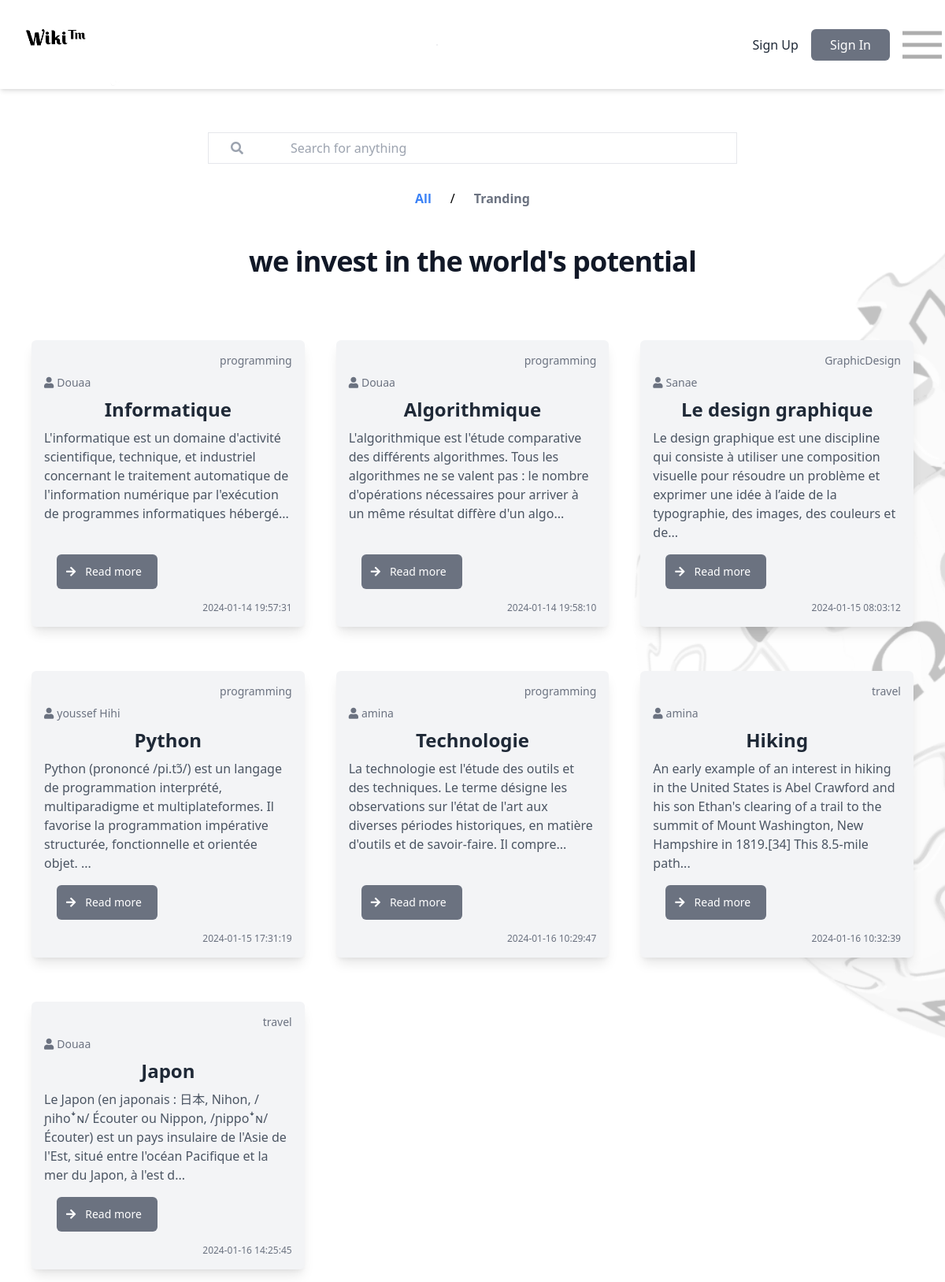
The app's page /views/home.php with its own data.
### tables this page shows
CREATE TABLE `wikis` (
  `idWiki` int NOT NULL,
  `name_Wiki` varchar(200) DEFAULT NULL,
  `contenu` varchar(2000) DEFAULT NULL,
  `date` timestamp NULL DEFAULT NULL,
  `statut` tinyint(1) DEFAULT NULL,
  `id` int DEFAULT NULL,
  `idCategorie` int DEFAULT NULL
);

CREATE TABLE `categories` (
  `id_Categorie` int NOT NULL,
  `name_Categorie` varchar(255) DEFAULT NULL,
  `date` timestamp NOT NULL
);

CREATE TABLE `utilisateurs` (
  `id` int NOT NULL,
  `name` varchar(255) DEFAULT NULL,
  `email` varchar(255) DEFAULT NULL,
  `password` varchar(255) DEFAULT NULL,
  `role` varchar(255) DEFAULT NULL
);

### config/config.php (called while the page is built, shortened)
<?php
class Database {
    private static $instance;
    private $connection;
    private function __construct() {
        $this->connection = new PDO("mysql:host=localhost;dbname=wiki", "root","");
        $this->connection->setAttribute(PDO::ATTR_ERRMODE, PDO::ERRMODE_EXCEPTION);
    }
    public static function getInstance() {
        if (!self::$instance) {
            self::$instance = new Database();
        }
        return self::$instance;
    }
    public function getConnection() {
        return $this->connection;
    }
}

### Controllers/Home.php (called while the page is built, shortened)
<?php
require_once '../Models/User.php';
        class WikisController{
            private $wikiModel;
            public function __construct(){
            $this->wikiModel= new WikisModel();
            }
            public function getAllWikis() {
                $wikis = $this->wikiModel->getAllwikis();
                return $wikis;
            }
        }
?>

### Models/User.php (called while the page is built, shortened)
<?php
require_once '../config/config.php';
class WikisModel{
    private $connection;
    public function __construct() {
        $this->connection = Database::getInstance()->getConnection();
    }
    public function getAllwikis(){
        try {
            $query = "SELECT wikis.*, categories.name_Categorie, utilisateurs.name, utilisateurs.role FROM wikis
                      JOIN categories ON categories.id_Categorie = wikis.idCategorie
                      JOIN utilisateurs ON utilisateurs.id = wikis.id WHERE wikis.statut= 0 ";
            $stm = $this->connection->prepare($query);
            $stm->execute();
            $result = $stm->fetchAll(PDO::FETCH_ASSOC);
            return $result;
        } catch (PDOException $e) {
            echo $e->getMessage();
            return false;
        }
    }
    }

### views/home.php (the view, shortened to what this page needs)
<?php
require_once '../Controllers/Home.php';
$wikiController = new WikisController();
$Wikis = $wikiController->getAllwikis();
?>
<!DOCTYPE html>
<html lang="en">
<head>
    <link href="https://cdn.jsdelivr.net/npm/tailwindcss@2.2.19/dist/tailwind.min.css" rel="stylesheet">
    <link rel="stylesheet" href="https://cdnjs.cloudflare.com/ajax/libs/font-awesome/5.15.3/css/all.min.css">
    <link rel="stylesheet" href="../public/css/style.css">
</head>
<body class="bg-no-repeat bg-right bg-fixed" style="background-image: url('../public/image/wikiii.png'); background-size: contain;">
    <div class=" h-32">
        <div id="navbar" class="flex justify-between items-center bg-fixed bg-white p-1 shadow-md">
        <a href="index.php">
    <img src="../public/image/logo.png" alt="logo" width="150px" height="100px">
</a>
            <div class="max-w-2xl flex space-x-4 border rounded-xl overflow-hidden">
            </div>
            <div class="flex items-center space-x-4">
                <a href="Register.php" class="text-gray-800 hover:text-gray-600">Sign Up</a>
                <a href="Register.php">
                    <button class="bg-gray-500 text-white p-3 md:px-6 md:py-2 rounded-md hover:bg-gray-700 transition duration-300">
                        Sign In
                    </button>
                </a>
                <img src="../public/image/menu.png" alt="burger_menu" id="iconMenu" class="text-2xl text-black cursor-pointer">
            </div>
        </div>
    </div>
    <div class="max-w-2xl px-4 h-10 flex space-x-8 border  overflow-hidden mt-10 mb-6 mx-auto ">
    <div class="flex items-center justify-center h-full w-10 bg-white">
        <i class="fas fa-search text-gray-400"></i>
    </div>
    <input type="search" placeholder="Search for anything"  id="search"  class="flex-1 h-full bg-white focus:outline-none px-4" >
</div>
<div class="flex justify-center items-center mt-4">
    <a href="home.php" class="mr-2 px-4 py-2  font-bold text-blue-500 rounded">All</a>
    <span class="text-black">/</span>
    <a href="index.php" class="ml-2 px-4 py-2 font-bold text-gray-500 rounded">Tranding</a>
</div>
<h1 class=" mb-20 text-4xl font-bold leading-none tracking-tight mt-10 text-center text-gray-900 md:text-3xl lg:text-4xl dark:text-white">we invest in the world's potential</h1>
<?php
echo '<div class="grid grid-cols-1 sm:grid-cols-3 gap-10  w-auto mx-10" id="allwikis">';
foreach ($Wikis as $wiki) {
    echo '<div class="flex flex-col justify-start bg-gray-100 shadow-lg p-4 mb-4 rounded-md relative">';
    echo '<h5 class="mb-2 text-sm flex justify-end text-gray-500 dark:text-neutral-50">' . $wiki['name_Categorie'] . '</h5>';
    echo '<div class="flex items-center mb-2 text-sm text-gray-500 dark:text-neutral-50">';
    echo  '<i class="fas fa-user mr-1"></i> ' . $wiki['name'];
    echo '</div>';
    echo '<h6 class="mb-2 text-2xl font-semibold  text-center text-gray-800">' . $wiki['name_Wiki'] . '</h6>';
    echo '<p class="mb-4 text-base text-gray-600">' . substr($wiki['contenu'], 0, 200)  .'...'. '</p>';
    echo '<form action="readmore.php" method="post" class="mt-auto">';
    echo '<button type="submit" class="p-3 text-sm mx-4 text-white w-32 mb-4 bg-gray-500 hover:bg-gray-600 rounded-md flex items-center">';
    echo '<i class="fas fa-arrow-right mr-3"></i>Read more</button>';
    echo '</form>';
    echo '<div class="flex justify-end">';
    echo '<p class="text-xs text-gray-500">' . $wiki['date'] . '</p>';
    echo '</div>';
    echo '</div>';
}
echo '</div>';
?>
</body>
</html>

### records on screen
wikis: idCategorie.name_Categorie "programming", id.name "Douaa", name_Wiki "Informatique", contenu "L'informatique est un domaine d'activité scientifique, technique, et industriel concernant le traitement automatique de l'information numérique par l'exécution de programmes informatiques hébergé", date "2024-01-14 19:57:31"
wikis: idCategorie.name_Categorie "programming", id.name "Douaa", name_Wiki "Algorithmique", contenu "L'algorithmique est l'étude comparative des différents algorithmes. Tous les algorithmes ne se valent pas : le nombre d'opérations nécessaires pour arriver à un même résultat diffère d'un algo", date "2024-01-14 19:58:10"
wikis: idCategorie.name_Categorie "GraphicDesign", id.name "Sanae", name_Wiki "Le design graphique", contenu "Le design graphique est une discipline qui consiste à utiliser une composition visuelle pour résoudre un problème et exprimer une idée à l’aide de la typographie, des images, des couleurs et de", date "2024-01-15 08:03:12"
wikis: idCategorie.name_Categorie "programming", id.name "youssef Hihi", name_Wiki "Python", contenu "Python (prononcé /pi.tɔ̃/) est un langage de programmation interprété, multiparadigme et multiplateformes. Il favorise la programmation impérative structurée, fonctionnelle et orientée objet.", date "2024-01-15 17:31:19"
wikis: idCategorie.name_Categorie "programming", id.name "amina", name_Wiki "Technologie", contenu "La technologie est l'étude des outils et des techniques. Le terme désigne les observations sur l'état de l'art aux diverses périodes historiques, en matière d'outils et de savoir-faire. Il compre", date "2024-01-16 10:29:47"
wikis: idCategorie.name_Categorie "travel", id.name "amina", name_Wiki "Hiking", contenu "An early example of an interest in hiking in the United States is Abel Crawford and his son Ethan's clearing of a trail to the summit of Mount Washington, New Hampshire in 1819.[34] This 8.5-mile path", date "2024-01-16 10:32:39"
wikis: idCategorie.name_Categorie "travel", id.name "Douaa", name_Wiki "Japon", contenu "Le Japon (en japonais : 日本, Nihon, /ɲihoꜜɴ/ Écouter ou Nippon, /ɲippoꜜɴ/ Écouter) est un pays insulaire de l'Asie de l'Est, situé entre l'océan Pacifique et la mer du Japon, à l'est d", date "2024-01-16 14:25:45"
